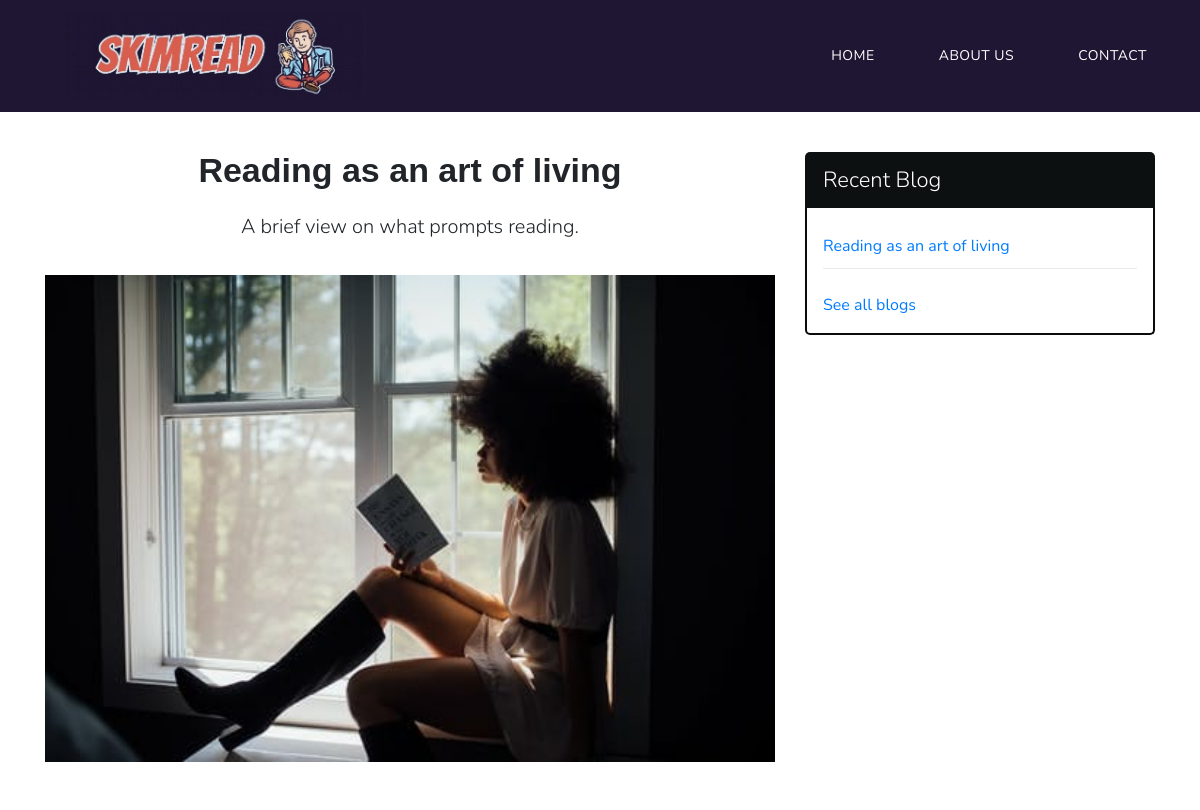
Page /Reading as an Art of Living (upper part) on the earlier database version.
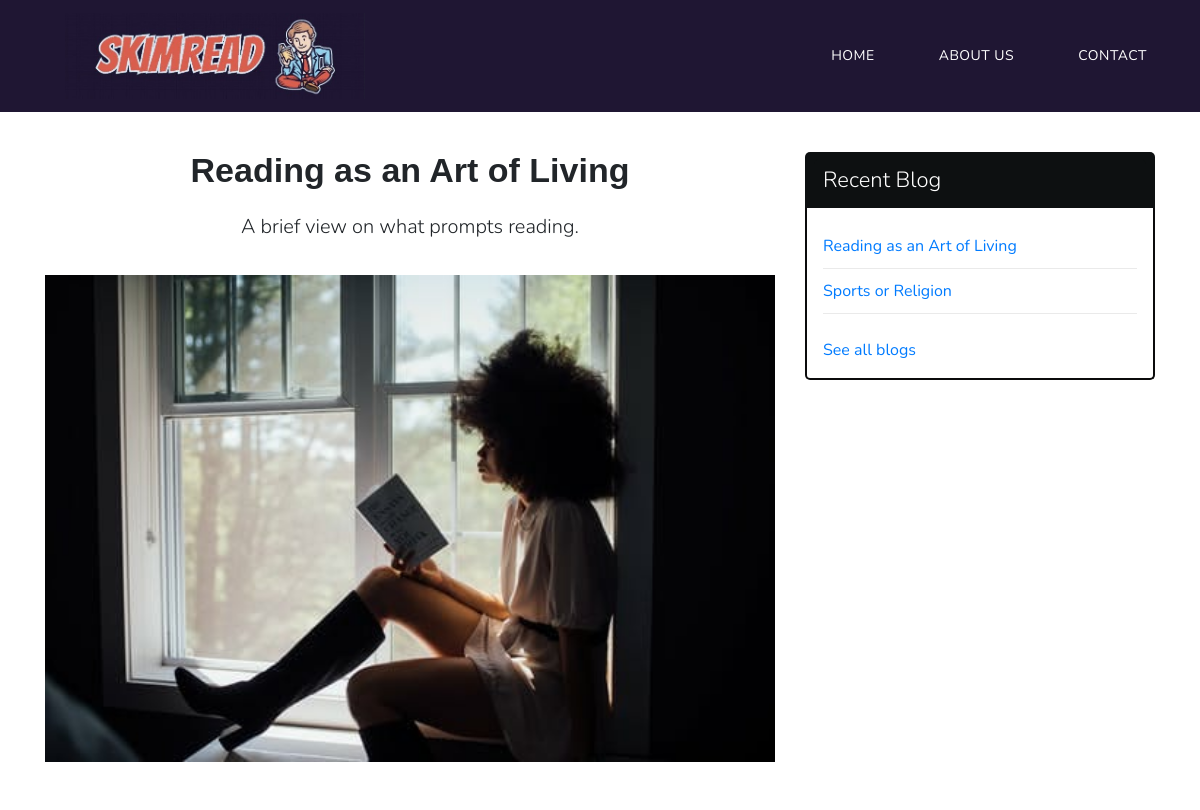
Same page on the later database version.
### blog/models.py (models this page shows, shortened)
class BlogPost(models.Model):
    title = models.CharField( max_length=50)
    writer = models.CharField(max_length=50)
    thumbnail = models.ImageField( upload_to='images/')
    excerpt = models.CharField( max_length=150)
    content = models.TextField()
    featured = models.BooleanField(default = False)
    date_created = models.DateTimeField( default=datetime.now, blank=True)
    metadescription = models.CharField( max_length=300, blank=True)
    metakeywords = models.CharField( max_length=300, blank=True)

### skimread/views.py (the view)
# urls.py: path("<str:title>",views.view_blog, name='view_blog'),
def view_blog(request, title):
    blog_title = title.replace('-',' ')
    blog = BlogPost.objects.filter(title__iexact = blog_title).first()
    FeaturedBlogs = BlogPost.objects.filter(featured=True)
    return render(request, 'view_blog.html',{'blog': blog,'featureds':FeaturedBlogs});

### templates/view_blog.html (shortened to what this page needs)
{% extends 'base.html' %}
{% load static %}
{% block link %}
    <link rel="stylesheet" href="{% static 'css/viewblog.css'%}">
{% endblock %}
{% block content %}
    <div class="container my-5 pt-5">
        <div class="row">
            <div class="col-md-8 col-sm-12 col-xs-12 wow fadeInLeft">
                <br>
                <h1>{{blog.title}}</h1>
                <h3 style="text-align:center;">{{blog.excerpt}}</h3>
                <br>
                <div class="post-thumbnail">
                    {% if blog.thumbnail %}
                    <img src="/media/{{blog.thumbnail}}"alt="No blog matching your search." height="100%" width="100%">
                    {% else %}
                    <img src="{% static 'images/error404.png'%}"alt="No blog matching your search." height="100%" width="100%">
                    {% endif %}
                </div>
                <br>
                <br>
            </div>
            <div class="col-md-4 col-sm-12 com-xs-12 mt-5 pt-2 wow fadeInRight">
                <div class="sidebar-block">
                    <div class="sidebar-tittle">
                        <h4 class="sidebar-tittle">Recent Blog</h4>
                    </div>
                    <div class="sidebar-desc">
                        {% for featured in featureds%}
                        <ul class="recent-postlists">
                            <li>
                                <a href="{% url 'view_blog' featured.title|slugify %}">{{featured.title}}</a>
                            </li>
                        </ul>
                        {% endfor %}
                        <br>
                        <a href="{% url 'home'%}" style="text-decoration : none;">See all blogs</a>
                    </div>
                </div>
            </div>
        </div>
    </div>
{% endblock %}

Differences in the rows shown:
changed BlogPost "A brief view on what prompts reading.": title "Reading as an art of living" → "Reading as an Art of Living"
added BlogPost: title "Sports or Religion"
